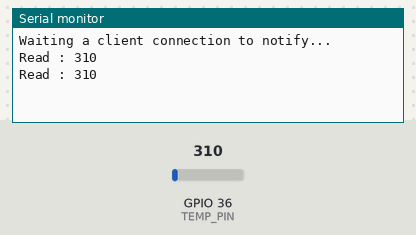
Simulated run of this program. Board: ESP32. On the bench: the last lines printed to the serial monitor. The inputs (shaded band) are chosen by the test bench; at power-on: GPIO 36 (TEMP_PIN) = 310. Nothing arrives over Bluetooth unless stated; a phone connects over Bluetooth LE 3 s after start.

Above: at 4.8 s.
4.9 s: GPIO 36 (TEMP_PIN) set to 372
At 5.8 s:
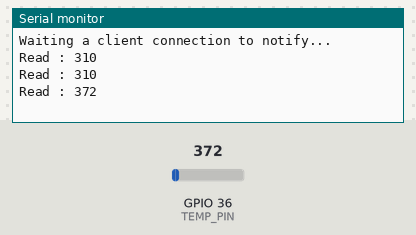
6.5 s: GPIO 36 (TEMP_PIN) set to 434
At 7.8 s:
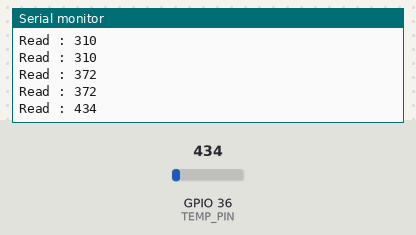
Timing chart, 0 to 9.5 s (numbered marks = the images above; inputs shaded):
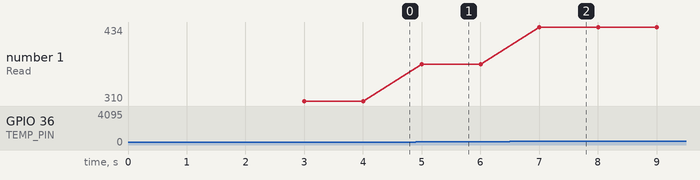

Measured:
- after the input at 4.9 s, the serial monitor: prints a new line after 0.10 s (image 1)
- after the input at 6.5 s, the serial monitor: prints a new line after 0.50 s (image 2)
- plotted number 1: 310 → 372 after the input at 4.9 s, 372 → 434 after the input at 6.5 s

The program:

main.cpp
```cpp
/*
    Video: https://www.youtube.com/watch?v=oCMOYS71NIU
    Based on Neil Kolban example for IDF: https://github.com/nkolban/esp32-snippets/blob/master/cpp_utils/tests/BLE%20Tests/SampleNotify.cpp
    Ported to Arduino ESP32 by Evandro Copercini
    updated by chegewara

   Create a BLE server that, once we receive a connection, will send periodic notifications.
   The service advertises itself as: 4fafc201-1fb5-459e-8fcc-c5c9c331914b
   And has a characteristic of: beb5483e-36e1-4688-b7f5-ea07361b26a8

   The design of creating the BLE server is:
   1. Create a BLE Server
   2. Create a BLE Service
   3. Create a BLE Characteristic on the Service
   4. Create a BLE Descriptor on the characteristic
   5. Start the service.
   6. Start advertising.

   A connect hander associated with the server starts a background task that performs notification
   every couple of seconds.
*/
#include <BLEDevice.h>
#include <BLEServer.h>
#include <BLEUtils.h>
#include <BLE2902.h>
#include <Arduino.h>

BLEServer* pServer = NULL;
BLECharacteristic* pCharacteristic = NULL;
bool deviceConnected = false;
bool oldDeviceConnected = false;

// See the following for generating UUIDs:
// https://www.uuidgenerator.net/

#define SERVICE_UUID        "4fafc201-1fb5-459e-8fcc-c5c9c331914b"
#define CHARACTERISTIC_UUID "beb5483e-36e1-4688-b7f5-ea07361b26a8"

/* ==== GPIO ==== */

const int TEMP_PIN = 36;


class MyServerCallbacks: public BLEServerCallbacks {
    void onConnect(BLEServer* pServer) {
        deviceConnected = true;
        BLEDevice::startAdvertising();
    };

    void onDisconnect(BLEServer* pServer) {
        deviceConnected = false;
    }
};


void setup() {
    Serial.begin(115200);

    // Create the BLE Device
    BLEDevice::init("ESP32-JULO");

    // Create the BLE Server
    pServer = BLEDevice::createServer();
    pServer->setCallbacks(new MyServerCallbacks());

    // Create the BLE Service
    BLEService *pService = pServer->createService(SERVICE_UUID);

    // Create a BLE Characteristic
    pCharacteristic = pService->createCharacteristic(
            CHARACTERISTIC_UUID,
            BLECharacteristic::PROPERTY_READ   |
            BLECharacteristic::PROPERTY_WRITE  |
            BLECharacteristic::PROPERTY_NOTIFY |
            BLECharacteristic::PROPERTY_INDICATE
    );

    // https://www.bluetooth.com/specifications/gatt/viewer?attributeXmlFile=org.bluetooth.descriptor.gatt.client_characteristic_configuration.xml
    // Create a BLE Descriptor
    pCharacteristic->addDescriptor(new BLE2902());

    // Start the service
    pService->start();

    // Start advertising
    BLEAdvertising *pAdvertising = BLEDevice::getAdvertising();
    pAdvertising->addServiceUUID(SERVICE_UUID);
    pAdvertising->setScanResponse(false);
    pAdvertising->setMinPreferred(0x0);  // set value to 0x00 to not advertise this parameter
    BLEDevice::startAdvertising();
    Serial.println("Waiting a client connection to notify...");
}

void loop() {
    // notify changed value
    if (deviceConnected) {
        int sensorValue = analogRead(TEMP_PIN);

        Serial.println("Read : " + String(sensorValue));

        pCharacteristic->setValue((uint8_t *) &sensorValue, 4);
        pCharacteristic->notify();
        delay(1000); // bluetooth stack will go into congestion, if too many packets are sent, in 6 hours test i was able to go as low as 3ms
    }
    // disconnecting
    if (!deviceConnected && oldDeviceConnected) {
        delay(500); // give the bluetooth stack the chance to get things ready
        pServer->startAdvertising(); // restart advertising
        Serial.println("start advertising");
        oldDeviceConnected = deviceConnected;
    }
    // connecting
    if (deviceConnected && !oldDeviceConnected) {
        // do stuff here on connecting
        oldDeviceConnected = deviceConnected;
    }
}
```
